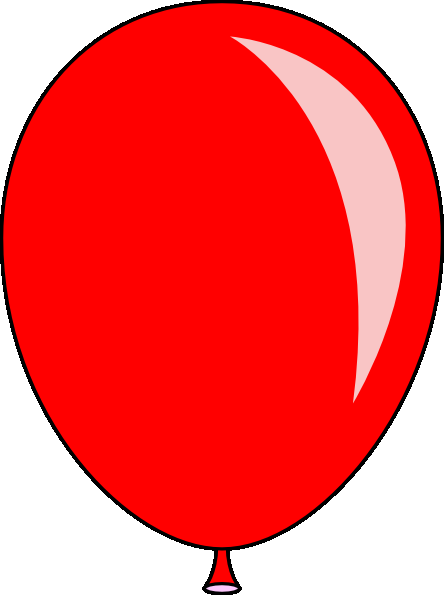
#> input picture work xp/matt work experience/dave/baloon.jpg, 444 x 595 px, given in place of the camera
$ python 'blob detection test 4.py'   (Python 2 division)   (older library calls are emulated)
#> lines starting #> are read from the running program, lines starting #| are printed output that depends on the picture; after the words box and inside, x2 and y2 are one past the last pixel; in counts of white or black regions, pixels touching at a corner belong together
import time
import cv2
import numpy as np
deltat = 0.8

# create video capture
cap = cv2.VideoCapture(0)
nob = 0
nol = 0
tnow = time.time()
tnob = 0

tnow = tnow + deltat
while(1):
    nol = nol + 1
    tnob = tnob + 1

    # read the frames
    _,frame = cap.read()
#> frame is the input picture: shape (595, 444, 3); mean B, G, R 82.9, 82.9, 248.4

    # smooth it
    frame = cv2.blur(frame,(3,3))
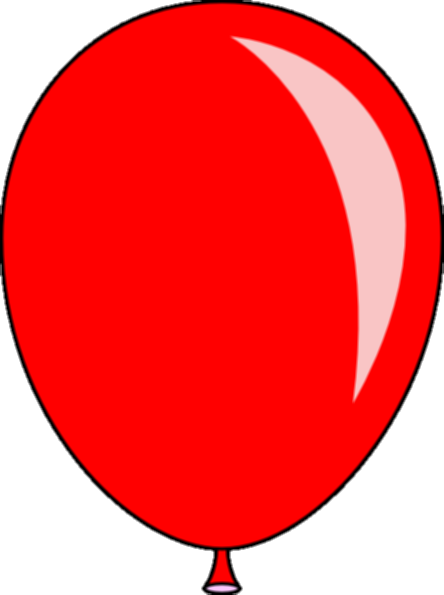
#> frame: shape (595, 444, 3); mean B, G, R 82.9, 82.9, 248.4

    # convert to hsv and find range of colors
    hsv = cv2.cvtColor(frame,cv2.COLOR_BGR2HSV)
#> hsv: shape (595, 444, 3); mean H, S, V 0.1, 168.5, 248.4
    thresh = cv2.inRange(hsv,np.array((0, 80, 80)), np.array((20, 255, 255)))
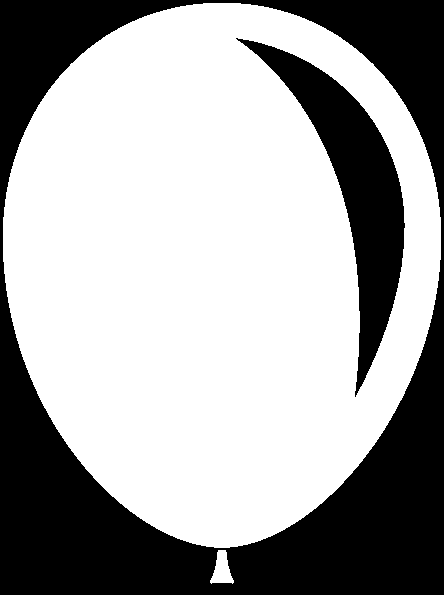
#> thresh: shape (595, 444); 64.3% white; 2 black regions
    thresh2 = thresh.copy()

    # find contours in the threshold image
    f, contours,hierarchy = cv2.findContours(thresh, cv2.RETR_LIST, cv2.CHAIN_APPROX_SIMPLE)
#> contours = 3 contours; box (x1, y1, x2, y2) and area: (3, 3, 441, 548) 184192, (235, 37, 406, 398) 15894, (210, 550, 234, 584) 437

    # finding contour with maximum area and store it as best_cnt
    max_area = 0
    for cnt in contours:
        area = cv2.contourArea(cnt)
        if area > max_area:
            max_area = area
            best_cnt = cnt
            nob = nob + 1
#> this loop made 3 passes
#> (area, max_area) on passes 1 to 3: (437, 437), (15894.5, 15894.5), (184192, 184192)
#> after the loop, best_cnt = contour of 702 points, box (x1, y1, x2, y2) (3, 3, 441, 548), area 184192; max_area = 184192; nob = 3

    # finding centroids of best_cnt and draw a circle there
    M = cv2.moments(best_cnt)
#> M = moments, m00 184192, centre m10/m00, m01/m00 = (221.1, 264.5)
    cx,cy = int(M['m10']/M['m00']), int(M['m01']/M['m00'])
#> cx = 221; cy = 264
    cv2.circle(frame,(cx,cy),5,255,-1)
#> frame: shape (595, 444, 3); 0.03% of pixels changed, all inside (x1, y1, x2, y2) = (216, 259, 227, 270)

    # Show it, if key pressed is 'Esc', exit the loop
    cv2.imshow('frame',frame)
    cv2.imshow('thresh',thresh2)
    if ((0xFF & cv2.waitKey(33)) == 27):
#> (key Esc is pressed here)
        break
    if ( tnow <= time.time() ):
        print(nob / nol)
        tnow = time.time() + deltat
        nol = 0
        nob = 0

# Clean up everything before leaving
cv2.destroyAllWindows()
cap.release()
print "Done..."
print(nob)
#| 3
print(tnob)
